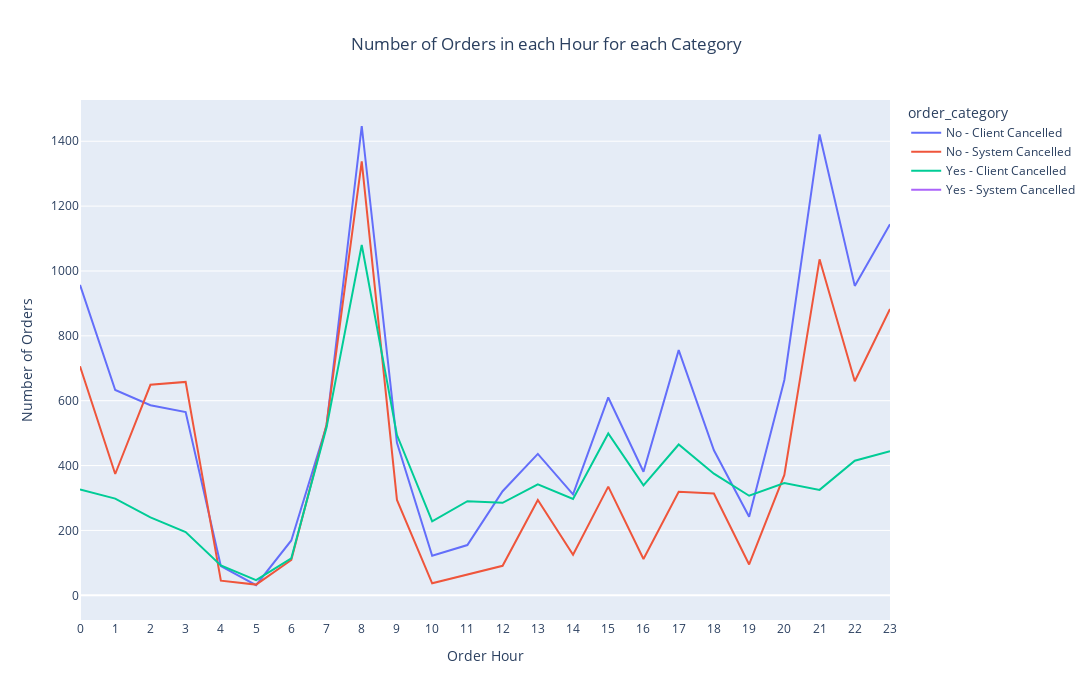

Here is the notebook cell this chart was saved with:
### Code cell
# Plot the line chart to show the number of orders in each hour for each category using plotly
fig = px.line(df_3, x='order_hour', y='order_gk', color='order_category', title='Number of Orders in each Hour for each Category')
# Set the plot size and show the title for x and y axis and center the title
fig.update_layout(width=1200, height=700, xaxis_title='Order Hour', yaxis_title='Number of Orders', title_x=0.5)
# Show all the hours on x axis and dont show the grid lines
fig.update_xaxes(tick0=0, dtick=1, showgrid=False)
fig.show()

### Figure 1 — Plotly figure (JSON) as saved in the notebook; plotly's stock layout.template omitted (floating-point values rounded to 4 significant figures)
{"data": [{"hovertemplate": "order_category=No - Client Cancelled<br>order_hour=%{x}<br>order_gk=%{y}<extra></extra>", "legendgroup": "No - Client Cancelled", "line": {"color": "#636efa", "dash": "solid"}, "marker": {"symbol": "circle"}, "mode": "lines", "name": "No - Client Cancelled", "orientation": "v", "showlegend": true, "type": "scatter", "x": [0, 1, 2, 3, 4, 5, 6, 7, 8, 9, 10, 11, 12, 13, 14, 15, 16, 17, 18, 19, 20, 21, 22, 23], "xaxis": "x", "y": [957, 633, 586, 565, 90, 31, 169, 523, 1447, 470, 122, 155, 321, 436, 311, 610, 381, 756, 447, 242, 664, 1421, 954, 1144], "yaxis": "y"}, {"hovertemplate": "order_category=No - System Cancelled<br>order_hour=%{x}<br>order_gk=%{y}<extra></extra>", "legendgroup": "No - System Cancelled", "line": {"color": "#EF553B", "dash": "solid"}, "marker": {"symbol": "circle"}, "mode": "lines", "name": "No - System Cancelled", "orientation": "v", "showlegend": true, "type": "scatter", "x": [0, 1, 2, 3, 4, 5, 6, 7, 8, 9, 10, 11, 12, 13, 14, 15, 16, 17, 18, 19, 20, 21, 22, 23], "xaxis": "x", "y": [706, 374, 649, 658, 45, 33, 109, 526, 1338, 294, 37, 65, 91, 294, 125, 335, 112, 319, 314, 95, 371, 1036, 660, 883], "yaxis": "y"}, {"hovertemplate": "order_category=Yes - Client Cancelled<br>order_hour=%{x}<br>order_gk=%{y}<extra></extra>", "legendgroup": "Yes - Client Cancelled", "line": {"color": "#00cc96", "dash": "solid"}, "marker": {"symbol": "circle"}, "mode": "lines", "name": "Yes - Client Cancelled", "orientation": "v", "showlegend": true, "type": "scatter", "x": [0, 1, 2, 3, 4, 5, 6, 7, 8, 9, 10, 11, 12, 13, 14, 15, 16, 17, 18, 19, 20, 21, 22, 23], "xaxis": "x", "y": [326, 298, 240, 195, 92, 47, 114, 517, 1080, 494, 228, 290, 285, 342, 297, 499, 339, 465, 375, 307, 346, 325, 415, 444], "yaxis": "y"}, {"hovertemplate": "order_category=Yes - System Cancelled<br>order_hour=%{x}<br>order_gk=%{y}<extra></extra>", "legendgroup": "Yes - System Cancelled", "line": {"color": "#ab63fa", "dash": "solid"}, "marker": {"symbol": "circle"}, "mode": "lines", "name": "Yes - System Cancelled", "orientation": "v", "showlegend": true, "type": "scatter", "x": [0], "xaxis": "x", "y": [4], "yaxis": "y"}], "layout": {"height": 700, "legend": {"title": {"text": "order_category"}, "tracegroupgap": 0}, "title": {"text": "Number of Orders in each Hour for each Category", "x": 0.5}, "width": 1200, "xaxis": {"anchor": "y", "domain": [0, 1], "dtick": 1, "showgrid": false, "tick0": 0, "title": {"text": "Order Hour"}}, "yaxis": {"anchor": "x", "domain": [0, 1], "title": {"text": "Number of Orders"}}}}
